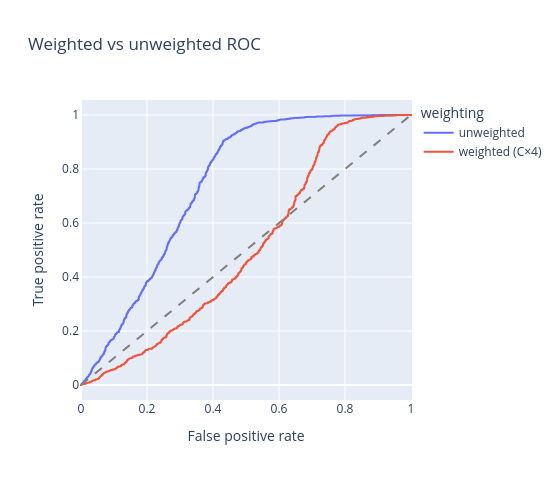

Notebook code for this chart:
### Code cell
from polarbearings import roc_curve

# The curve honors weights too. Tag each frame and concat — plotly.express then
# colors by the label in a single call, no per-trace code.
roc_unw = roc_curve(df, "y", "score").collect().with_columns(weighting=pl.lit("unweighted"))
roc_w = (
    roc_curve(df, "y", "score", weight="weight")
    .collect()
    .with_columns(weighting=pl.lit("weighted (C×4)"))
)
fig = px.line(
    pl.concat([roc_unw, roc_w]), x="fpr", y="tpr", color="weighting",
    title="Weighted vs unweighted ROC",
    labels={"fpr": "False positive rate", "tpr": "True positive rate"},
)
fig.add_shape(type="line", x0=0, y0=0, x1=1, y1=1, line=dict(dash="dash", color="gray"))
fig.update_layout(width=560, height=480)
fig

### Figure 1 — Plotly figure (JSON) as saved in the notebook; plotly's stock layout.template omitted (floating-point values rounded to 4 significant figures; data arrays with more than 128 entries replaced by an {"elided": "..."} marker saying what was removed)
{"data": [{"hovertemplate": "weighting=unweighted<br>False positive rate=%{x}<br>True positive rate=%{y}<extra></extra>", "legendgroup": "unweighted", "line": {"color": "#636efa", "dash": "solid"}, "marker": {"symbol": "circle"}, "mode": "lines", "name": "unweighted", "showlegend": true, "type": "scattergl", "x": {"elided": "4001 float values"}, "xaxis": "x", "y": {"elided": "4001 float values"}, "yaxis": "y"}, {"hovertemplate": "weighting=weighted (C×4)<br>False positive rate=%{x}<br>True positive rate=%{y}<extra></extra>", "legendgroup": "weighted (C×4)", "line": {"color": "#EF553B", "dash": "solid"}, "marker": {"symbol": "circle"}, "mode": "lines", "name": "weighted (C×4)", "showlegend": true, "type": "scattergl", "x": {"elided": "4001 float values"}, "xaxis": "x", "y": {"elided": "4001 float values"}, "yaxis": "y"}], "layout": {"height": 480, "legend": {"title": {"text": "weighting"}, "tracegroupgap": 0}, "shapes": [{"line": {"color": "gray", "dash": "dash"}, "type": "line", "x0": 0, "x1": 1, "y0": 0, "y1": 1}], "title": {"text": "Weighted vs unweighted ROC"}, "width": 560, "xaxis": {"anchor": "y", "domain": [0.0, 1.0], "title": {"text": "False positive rate"}}, "yaxis": {"anchor": "x", "domain": [0.0, 1.0], "title": {"text": "True positive rate"}}}}
